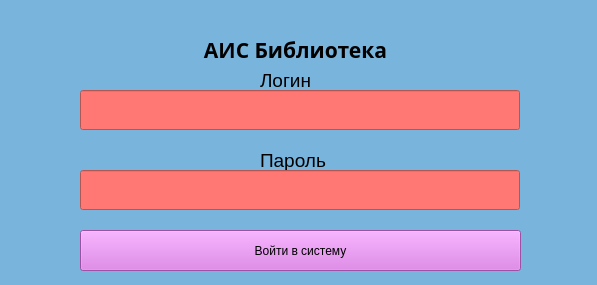
<?xml version="1.0" encoding="UTF-8"?>
<ui version="4.0">
 <class>auth1</class>
 <widget class="QWidget" name="auth1">
  <property name="geometry">
   <rect>
    <x>0</x>
    <y>0</y>
    <width>597</width>
    <height>285</height>
   </rect>
  </property>
  <property name="windowTitle">
   <string>Регистрация</string>
  </property>
  <property name="styleSheet">
   <string notr="true">background-color: rgb(120, 180,220);
</string>
  </property>
  <widget class="QLabel" name="lblogin">
   <property name="geometry">
    <rect>
     <x>260</x>
     <y>60</y>
     <width>125</width>
     <height>40</height>
    </rect>
   </property>
   <property name="minimumSize">
    <size>
     <width>100</width>
     <height>40</height>
    </size>
   </property>
   <property name="font">
    <font>
     <pointsize>14</pointsize>
    </font>
   </property>
   <property name="text">
    <string>Логин</string>
   </property>
  </widget>
  <widget class="QLineEdit" name="lePassword">
   <property name="geometry">
    <rect>
     <x>80</x>
     <y>170</y>
     <width>440</width>
     <height>40</height>
    </rect>
   </property>
   <property name="minimumSize">
    <size>
     <width>0</width>
     <height>40</height>
    </size>
   </property>
   <property name="font">
    <font>
     <family>Ubuntu</family>
    </font>
   </property>
   <property name="styleSheet">
    <string notr="true">background-color: rgb(255,120, 115);</string>
   </property>
   <property name="echoMode">
    <enum>QLineEdit::Password</enum>
   </property>
  </widget>
  <widget class="QPushButton" name="btnEnter">
   <property name="geometry">
    <rect>
     <x>80</x>
     <y>230</y>
     <width>441</width>
     <height>41</height>
    </rect>
   </property>
   <property name="styleSheet">
    <string notr="true">background-color: rgb(220, 112,230);
</string>
   </property>
   <property name="text">
    <string>Войти в систему</string>
   </property>
  </widget>
  <widget class="QLabel" name="lgsign">
   <property name="geometry">
    <rect>
     <x>10</x>
     <y>30</y>
     <width>571</width>
     <height>40</height>
    </rect>
   </property>
   <property name="minimumSize">
    <size>
     <width>0</width>
     <height>40</height>
    </size>
   </property>
   <property name="maximumSize">
    <size>
     <width>16777215</width>
     <height>40</height>
    </size>
   </property>
   <property name="font">
    <font>
     <family>Rachana</family>
     <pointsize>16</pointsize>
     <weight>75</weight>
     <italic>false</italic>
     <bold>true</bold>
    </font>
   </property>
   <property name="text">
    <string>АИС Библиотека</string>
   </property>
   <property name="alignment">
    <set>Qt::AlignCenter</set>
   </property>
  </widget>
  <widget class="QLabel" name="lbpswd">
   <property name="geometry">
    <rect>
     <x>260</x>
     <y>140</y>
     <width>125</width>
     <height>40</height>
    </rect>
   </property>
   <property name="minimumSize">
    <size>
     <width>100</width>
     <height>40</height>
    </size>
   </property>
   <property name="font">
    <font>
     <pointsize>14</pointsize>
    </font>
   </property>
   <property name="text">
    <string>Пароль</string>
   </property>
  </widget>
  <widget class="QLineEdit" name="leLogin">
   <property name="geometry">
    <rect>
     <x>80</x>
     <y>90</y>
     <width>440</width>
     <height>40</height>
    </rect>
   </property>
   <property name="minimumSize">
    <size>
     <width>0</width>
     <height>40</height>
    </size>
   </property>
   <property name="styleSheet">
    <string notr="true">background-color: rgb(255,120, 115);</string>
   </property>
   <property name="inputMask">
    <string notr="true"/>
   </property>
  </widget>
  <zorder>lblogin</zorder>
  <zorder>btnEnter</zorder>
  <zorder>lgsign</zorder>
  <zorder>lbpswd</zorder>
  <zorder>leLogin</zorder>
  <zorder>lePassword</zorder>
 </widget>
 <resources/>
 <connections/>
</ui>
